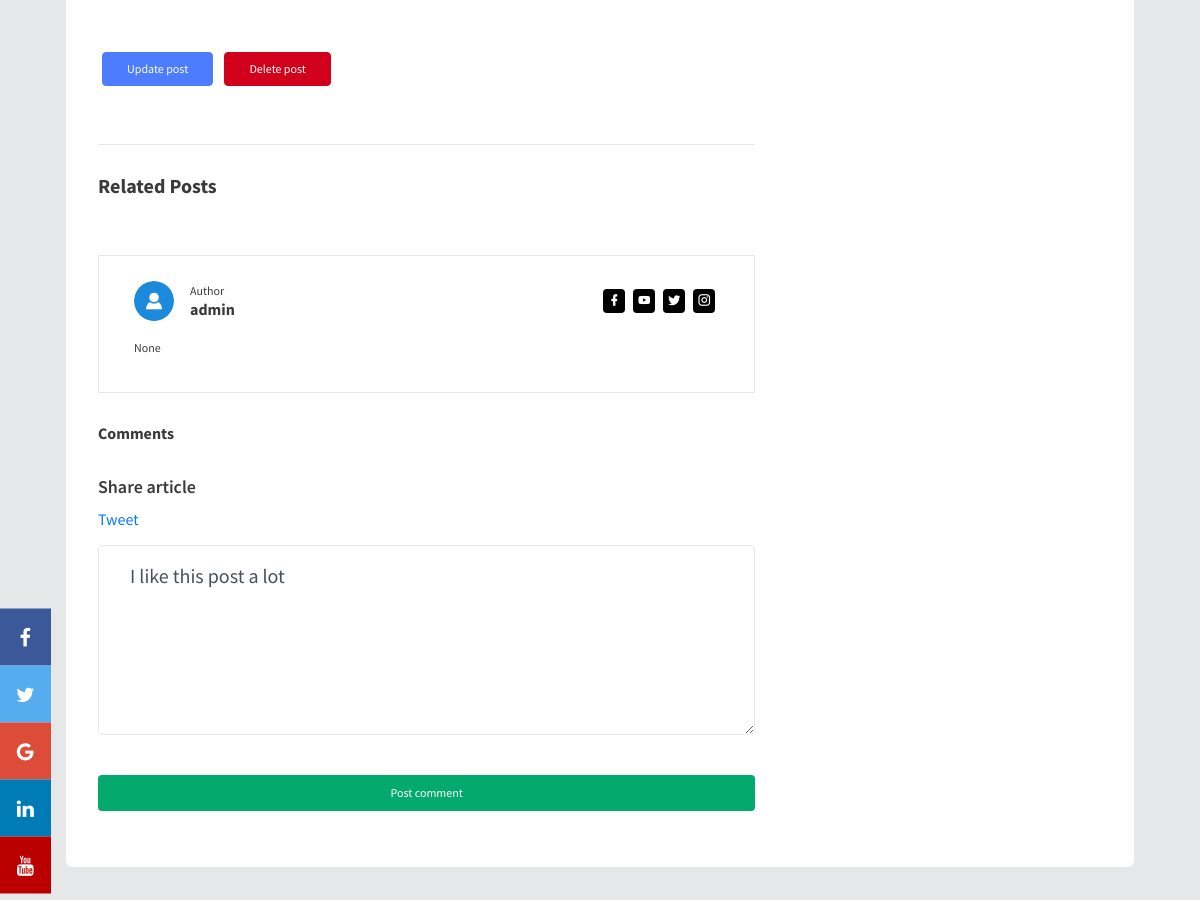
Page /post/4/comment/1/update (signed in, middle part) on the earlier database version.
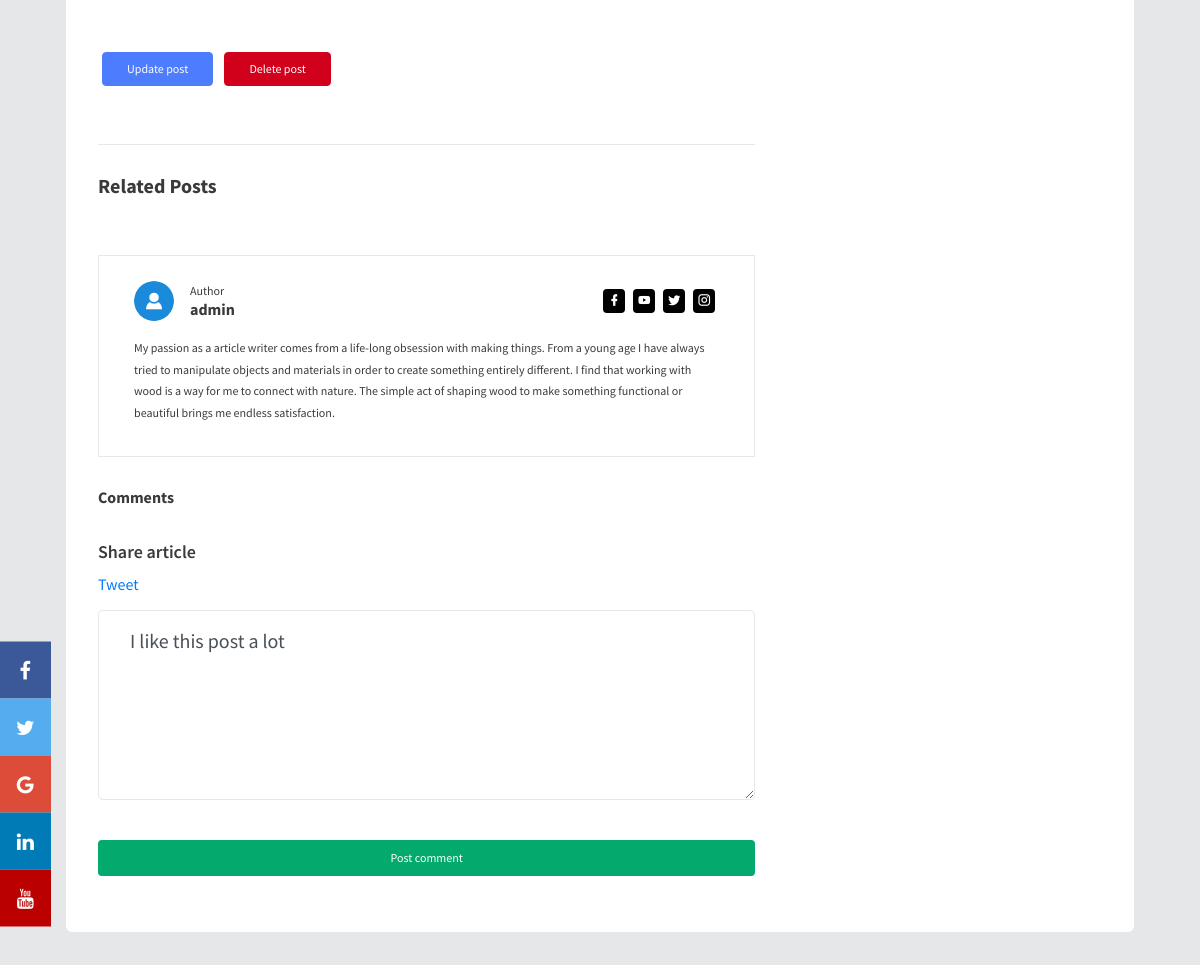
Same page on the later database version.
### app/models.py (models this page shows, shortened)
class Users(db.Model, UserMixin):
    id = db.Column(db.Integer,primary_key = True)
    username = db.Column(db.String(20), unique = True, nullable = False)
    email = db.Column(db.String(120), unique =True, nullable = False)
    profile_pic = db.Column(db.String(20), nullable = False, default = 'avatar.png')
    password = db.Column(db.String(100), nullable = False)
    bio = db.Column(db.String(500))
    admin = db.Column(db.Boolean, nullable = False, default = False)
    posts = db.relationship('Articles', backref = 'author', lazy = True)
    the_comments = db.relationship('Comments', backref='writer',lazy=True)
    post_author = db.Column(db.Boolean, nullable=False, default=False)
    address = db.Column(db.String(50))
    phone_number = db.Column(db.String(50))
    city = db.Column(db.String(50))
    facebook = db.Column(db.String(50))
    twitter = db.Column(db.String(50))
    instagram = db.Column(db.String(50))
    youtube = db.Column(db.String(50))

### app/routes.py (the view)
@app.route('/post/<articleid>/comment/<int:commentid>/update', methods = ['GET', 'POST'])
@login_required
def updatecomment(commentid,articleid):
    article = Articles.query.get_or_404(str(articleid))
    comment = Comments.query.get_or_404(str(commentid))
    if comment.writer != current_user:
        abort(403)
    form = CommentsForm()
    if form.validate_on_submit():
        comment.comment = form.comments.data
        db.session.commit()
        flash('Your comment has been updated!', 'success')
        return redirect(url_for('post',id = article.id))
    elif request.method == 'GET':
        form.comments.data = comment.comment
    return render_template('post.html', title = 'Update comment', form = form,article=article)

### app/forms.py
class CommentsForm(FlaskForm):
    comments = TextAreaField('Comments', validators=[DataRequired()])
    submit = SubmitField('Post comment')

### app/models.py (called while the page is built)
@login_manager.user_loader
def load_user(user_id):
    return Users.query.get(int(user_id))

### app/templates/post.html (shortened to what the changed rows need)
{% extends "layout.html" %}
{% block body %}
<div class="content-wrapper">
  <div class="container">
    <div class="col-sm-12">
      <div class="card" data-aos="fade-up">
        <div class="card-body">
          <div class="row">
            <div class="col-lg-8">
              <div class="post-comment-section">
                <div class="testimonial mt-5">
                  <div
                    class="d-lg-flex justify-content-between align-items-center"
                  >
                    <div class="d-flex align-items-center mb-3">
                      <div class="rotate-img">
                        <img style="width: 40px;height: 40px;"
                          src="{{ url_for('static', filename = 'imgs/profile_pics/' + article.author.profile_pic) }}"
                          class="img-fluid img-rounded mr-3"
                        />
                      </div>
                      <div>
                        <p class="fs-12 mb-1 line-height-xs">
                         Author
                        </p>
                        <p
                          class="fs-16 font-weight-600 mb-0 line-height-xs"
                        >
                        {{ article.author.username }}
                        </p>
                      </div>
                    </div>
                    <ul class="social-media mb-3">
                    </ul>
                  </div>
                  <p class="fs-12">
                    {{ article.author.bio }}
                  </p>
                </div>
              </div>
            </div>
          </div>
        </div>
      </div>
    </div>
  </div>
</div>
{% endblock %}

Differences in the rows shown:
changed Users "admin": author.bio "None" → "My passion as a article writer comes from a life-long obsession with making things. From a young age I have always tried to manipulate objects and materials in order to create something entirely different. I find that working with wood is a way for me to connect with nature. The simple act of shaping wood to make something functional or beautiful brings me endless satisfaction."
